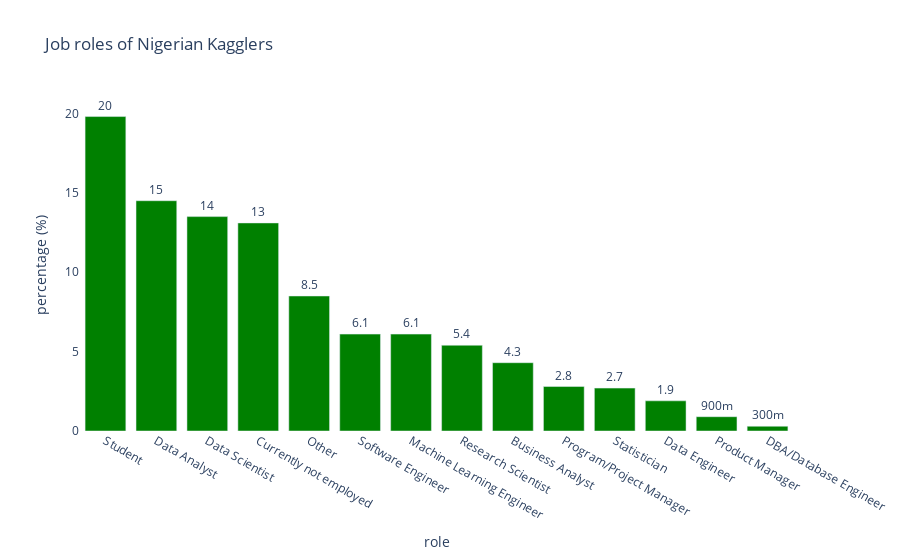

The code cell stored with this chart in its notebook:
### Markdown cell above
# What do Nigerian Kagglers do?

### Code cell
job_ng = nigeria["Q5"].value_counts(normalize=True, ascending=False) 
job_ng = job_ng.mul(100)
job_ng = job_ng.round(decimals=1)
job_ng = pd.DataFrame(data=job_ng)
job_ng.reset_index(inplace=True)
job_ng.columns = ["role","percentage (%)"] 

fig = px.bar(job_ng, x="role", y="percentage (%)", text='percentage (%)', 
             title="Job roles of Nigerian Kagglers")
fig.update_traces(texttemplate='%{text:.2s}', textposition='outside', marker_color=colors_ng, ) 
fig.update_layout(uniformtext_minsize=8, uniformtext_mode='hide', plot_bgcolor = "white")
fig.show()

### Figure 1 — Plotly figure (JSON) as saved in the notebook; plotly's stock layout.template omitted (floating-point values rounded to 4 significant figures)
{"data": [{"alignmentgroup": "True", "hovertemplate": "role=%{x}<br>percentage (%)=%{text}<extra></extra>", "legendgroup": "", "marker": {"color": "green"}, "name": "", "offsetgroup": "", "orientation": "v", "showlegend": false, "text": [19.8, 14.5, 13.5, 13.1, 8.5, 6.1, 6.1, 5.4, 4.3, 2.8, 2.7, 1.9, 0.9, 0.3], "textposition": "outside", "texttemplate": "%{text:.2s}", "type": "bar", "x": ["Student", "Data Analyst", "Data Scientist", "Currently not employed", "Other", "Software Engineer", "Machine Learning Engineer", "Research Scientist", "Business Analyst", "Program/Project Manager", "Statistician", "Data Engineer", "Product Manager", "DBA/Database Engineer"], "xaxis": "x", "y": [19.8, 14.5, 13.5, 13.1, 8.5, 6.1, 6.1, 5.4, 4.3, 2.8, 2.7, 1.9, 0.9, 0.3], "yaxis": "y"}], "layout": {"barmode": "relative", "legend": {"tracegroupgap": 0}, "plot_bgcolor": "white", "title": {"text": "Job roles of Nigerian Kagglers"}, "uniformtext": {"minsize": 8, "mode": "hide"}, "xaxis": {"anchor": "y", "domain": [0, 1], "title": {"text": "role"}}, "yaxis": {"anchor": "x", "domain": [0, 1], "title": {"text": "percentage (%)"}}}}
